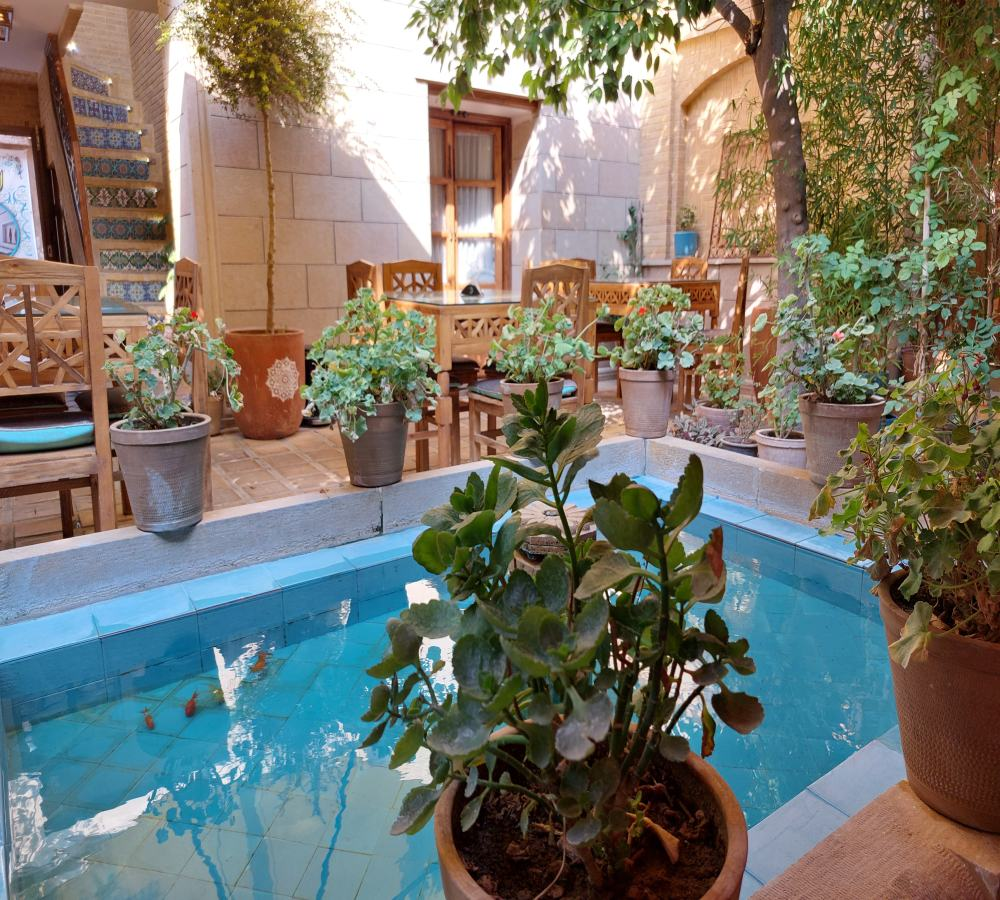
%> input picture cam.jpg, 1000 x 900 px
$ octave new5.m   (GNU Octave 9; MATLAB toolbox functions it lacks are replaced by stand-ins)
%> lines starting %> are read from the running program, lines starting %| are printed output that depends on the picture
% پاک‌سازی حافظه و بستن تمامی شکل‌ها
clear;
close all;

% بارگذاری تصویر
original_image = imread('cam.jpg');
%> original_image is the input picture: size 900x1000x3 uint8; mean R, G, B 118.4, 117.7, 107.4

% تبدیل تصویر به سیاه و سفید
gray_image = rgb2gray(original_image);
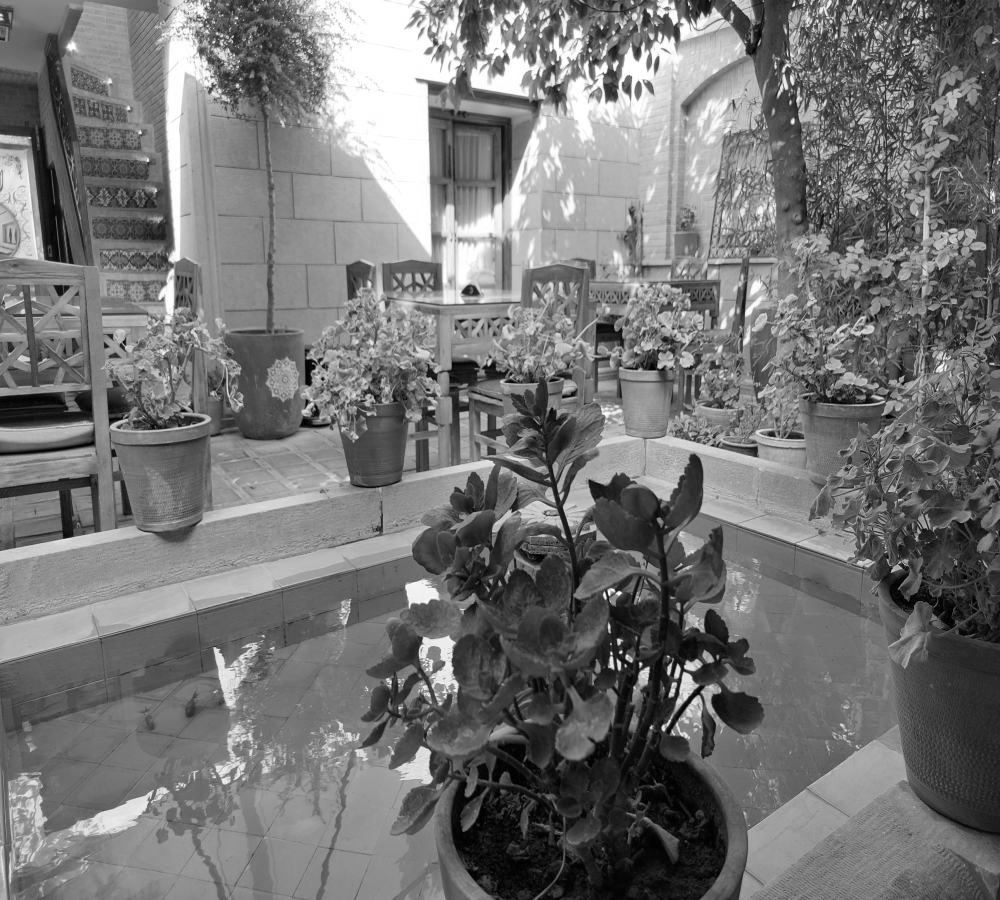
%> gray_image: size 900x1000 uint8; min 0, max 255, mean 116.8

% کاهش اندازه تصویر برای جلوگیری از مشکلات حافظه
gray_image_resized = imresize(gray_image, 0.3); % کاهش بیشتر اندازه تصویر
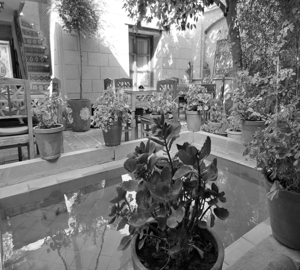
%> gray_image_resized: size 270x300 uint8; min 0, max 255, mean 116.8

% اضافه کردن نویز فلفل نمکی با مقدار کم
noisy_image = imnoise(gray_image_resized, 'salt & pepper', 0.02);
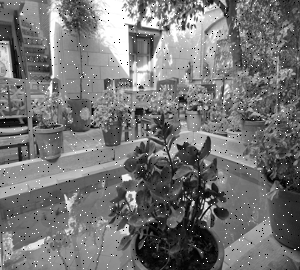
%> noisy_image: size 270x300 uint8; min 0, max 255, mean 116.9

% تبدیل فوریه تصویر به حوزه فرکانس
F = fft2(double(noisy_image));
F_shifted = fftshift(F); % جابجایی صفر به وسط تصویر

% تعریف مقادیر مختلف فرکانس قطع
cutoff_frequencies = [10, 20, 30, 40, 50]; % مقادیر مختلف شعاع فیلتر بالاگذر

% نمایش تصاویر فیلتر شده بالاگذر
figure;
for i = 1:length(cutoff_frequencies)
    % شعاع فیلتر بالاگذر
    radius = cutoff_frequencies(i);

    % ایجاد فیلتر بالاگذر در حوزه فرکانس
    [M, N] = size(noisy_image);
    [x, y] = meshgrid(1:N, 1:M);
    center_x = floor(N/2);
    center_y = floor(M/2);

    % طراحی فیلتر بالاگذر (High-pass filter)
    H = sqrt((x - center_x).^2 + (y - center_y).^2) > radius; % نقاط دورتر از مرکز باقی می‌مانند

    % اعمال فیلتر بالاگذر در حوزه فرکانس
    F_filtered = F_shifted .* H;

    % تبدیل معکوس فوریه برای بازسازی تصویر
    filtered_image = ifft2(ifftshift(F_filtered));
    filtered_image = abs(filtered_image); % تبدیل به مقادیر مثبت

    % نمایش تصویر فیلتر شده بالاگذر با استفاده از imagesc
    subplot(2, 3, i);
    imagesc(filtered_image);
    axis off; % حذف محورهای شکل
    colormap gray; % استفاده از رنگ خاکستری
    colorbar; % افزودن نوار رنگ
    title(['Cutoff = ', num2str(radius)]);
end
%> this loop made 5 passes
%> pass 1, `filtered_image = abs(filtered_image);`:
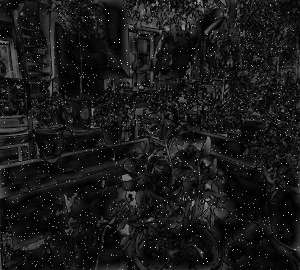
%> filtered_image: size 270x300 double; min 0.0649, max 262.8, mean 25.9; drawn with min black and max white
%> pass 2, `filtered_image = abs(filtered_image);`:
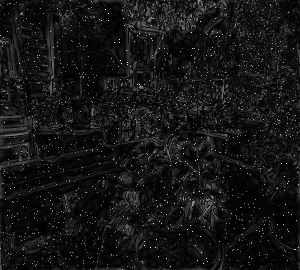
%> filtered_image: size 270x300 double; min 0.0206, max 253.4, mean 21
%> pass 3, `filtered_image = abs(filtered_image);`:
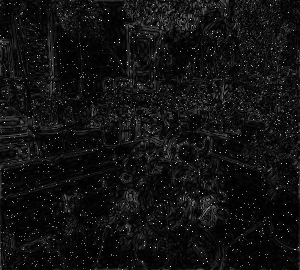
%> filtered_image: size 270x300 double; min 0.0459, max 260.1, mean 18.1; drawn with min black and max white
%> after the loop:
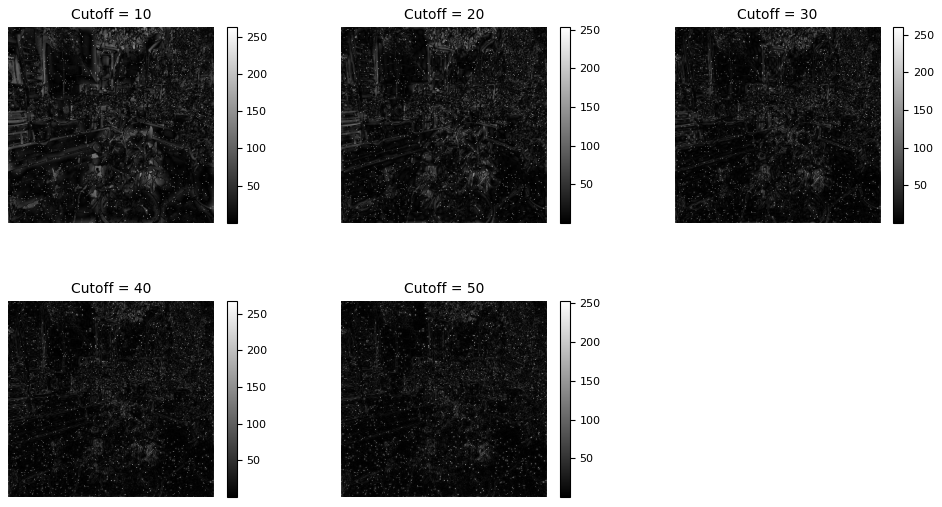
%> figure redrawn from the program's plot data, 5 panels
